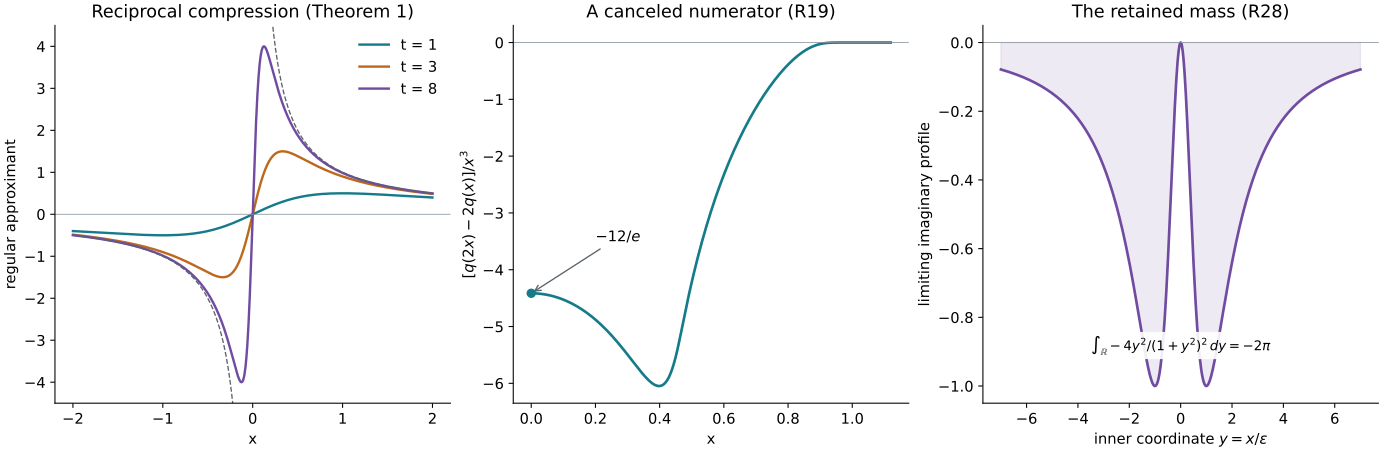

This figure's Python source:
"""Exact profiles for reciprocal compression and pole cancellation."""
from pathlib import Path
import numpy as np
import matplotlib
matplotlib.use('Agg')
import matplotlib.pyplot as plt
out=Path(__file__).resolve().parent
plt.rcParams.update({'font.size':11,'axes.spines.top':False,'axes.spines.right':False,'svg.hashsalt':'AN01-U120-reciprocal-poles'})
fig,ax=plt.subplots(1,3,figsize=(14.4,4.7),layout='constrained')
x=np.linspace(-2,2,1601)
for t,c in [(1,'#157a89'),(3,'#bd681d'),(8,'#704ba0')]:
 ax[0].plot(x,t*t*x/(1+t*t*x*x),label=f't = {t}',color=c,lw=1.8)
for z in [np.linspace(-2,-.15,500),np.linspace(.15,2,500)]:
 ax[0].plot(z,1/z,'--',color='#5a626b',lw=1)
ax[0].axhline(0,color='#89939c',lw=.6)
ax[0].set(xlabel='x',ylabel='regular approximant',ylim=(-4.5,4.5),title='Reciprocal compression (Theorem 1)')
ax[0].legend(frameon=False,loc='upper right')
def bump(z):
 v=np.zeros_like(z,dtype=float);m=np.abs(z)<1
 v[m]=np.exp(-1/(1-z[m]**2))
 return v
z=np.linspace(0,1.12,1001)
ratio=np.empty_like(z);ratio[0]=-12/np.e
ratio[1:]=4*(bump(2*z[1:])-bump(z[1:]))/z[1:]**2
ax[1].plot(z,ratio,color='#157a89',lw=2)
ax[1].scatter([0],[-12/np.e],color='#157a89',zorder=5)
ax[1].annotate(r'$-12/e$',xy=(0,-12/np.e),xytext=(.2,-3.5),arrowprops={'arrowstyle':'->','color':'#5a626b'})
ax[1].axhline(0,color='#89939c',lw=.6)
ax[1].set(xlabel='x',ylabel=r'$[q(2x)-2q(x)]/x^3$',title='A canceled numerator (R19)')
y=np.linspace(-7,7,1401)
profile=-4*y*y/(1+y*y)**2
ax[2].plot(y,profile,color='#704ba0',lw=2)
ax[2].fill_between(y,profile,0,color='#704ba0',alpha=.12)
ax[2].axhline(0,color='#89939c',lw=.6)
ax[2].set(xlabel=r'inner coordinate $y=x/\varepsilon$',ylabel='limiting imaginary profile',title='The retained mass (R28)')
ax[2].text(.5,.14,r'$\int_{\mathbb{R}}-4y^2/(1+y^2)^2\,dy=-2\pi$',transform=ax[2].transAxes,ha='center',fontsize=10,bbox={'facecolor':'white','edgecolor':'none','alpha':.9,'pad':3})
fig.savefig(out/'reciprocal-scales-and-pole-mass.svg',metadata={'Creator':'GPT-6 Astra (OpenAI)','Date':None})
fig.savefig(out/'reciprocal-scales-and-pole-mass.png',dpi=180,metadata={'Author':'GPT-6 Astra (OpenAI)'})
plt.close(fig)
svg=out/'reciprocal-scales-and-pole-mass.svg'
svg.write_text('\n'.join(line.rstrip() for line in svg.read_text(encoding='utf-8').splitlines())+'\n',encoding='utf-8')
